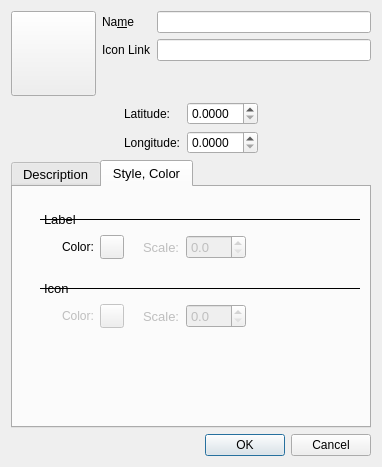
<?xml version="1.0" encoding="UTF-8"?>
<ui version="4.0">
 <class>UiEditTextAnnotationDialog</class>
 <widget class="QDialog" name="UiEditTextAnnotationDialog">
  <property name="geometry">
   <rect>
    <x>0</x>
    <y>0</y>
    <width>382</width>
    <height>467</height>
   </rect>
  </property>
  <property name="windowTitle">
   <string>Dialog</string>
  </property>
  <layout class="QFormLayout" name="formLayout_2">
   <item row="0" column="0">
    <layout class="QHBoxLayout" name="horizontalLayout_14">
     <item>
      <widget class="QPushButton" name="m_browseButton">
       <property name="sizePolicy">
        <sizepolicy hsizetype="Fixed" vsizetype="Fixed">
         <horstretch>0</horstretch>
         <verstretch>0</verstretch>
        </sizepolicy>
       </property>
       <property name="minimumSize">
        <size>
         <width>85</width>
         <height>85</height>
        </size>
       </property>
       <property name="maximumSize">
        <size>
         <width>85</width>
         <height>85</height>
        </size>
       </property>
       <property name="text">
        <string/>
       </property>
       <property name="iconSize">
        <size>
         <width>75</width>
         <height>75</height>
        </size>
       </property>
      </widget>
     </item>
    </layout>
   </item>
   <item row="0" column="1">
    <layout class="QFormLayout" name="formLayout">
     <item row="0" column="0">
      <widget class="QLabel" name="name_lbl">
       <property name="text">
        <string>Na&amp;me</string>
       </property>
       <property name="buddy">
        <cstring>m_name</cstring>
       </property>
      </widget>
     </item>
     <item row="0" column="1">
      <widget class="QLineEdit" name="m_name">
       <property name="sizePolicy">
        <sizepolicy hsizetype="MinimumExpanding" vsizetype="Fixed">
         <horstretch>0</horstretch>
         <verstretch>0</verstretch>
        </sizepolicy>
       </property>
      </widget>
     </item>
     <item row="3" column="1">
      <widget class="QLineEdit" name="m_link">
       <property name="sizePolicy">
        <sizepolicy hsizetype="MinimumExpanding" vsizetype="Fixed">
         <horstretch>0</horstretch>
         <verstretch>0</verstretch>
        </sizepolicy>
       </property>
      </widget>
     </item>
     <item row="3" column="0">
      <widget class="QLabel" name="link_lbl">
       <property name="text">
        <string>Icon Link</string>
       </property>
      </widget>
     </item>
    </layout>
   </item>
   <item row="1" column="0" colspan="2">
    <layout class="QHBoxLayout" name="horizontalLayout_7">
     <item>
      <layout class="QVBoxLayout" name="verticalLayout_2">
       <item>
        <spacer name="horizontalSpacer_8">
         <property name="orientation">
          <enum>Qt::Horizontal</enum>
         </property>
         <property name="sizeHint" stdset="0">
          <size>
           <width>88</width>
           <height>20</height>
          </size>
         </property>
        </spacer>
       </item>
       <item>
        <spacer name="horizontalSpacer_9">
         <property name="orientation">
          <enum>Qt::Horizontal</enum>
         </property>
         <property name="sizeHint" stdset="0">
          <size>
           <width>88</width>
           <height>20</height>
          </size>
         </property>
        </spacer>
       </item>
      </layout>
     </item>
     <item>
      <layout class="QGridLayout" name="gridLayout_2">
       <item row="0" column="0">
        <widget class="QLabel" name="label1">
         <property name="text">
          <string>Latitude:</string>
         </property>
        </widget>
       </item>
       <item row="0" column="1">
        <widget class="QDoubleSpinBox" name="m_latitude">
         <property name="decimals">
          <number>4</number>
         </property>
        </widget>
       </item>
       <item row="1" column="0">
        <widget class="QLabel" name="label2">
         <property name="text">
          <string>Longitude:</string>
         </property>
        </widget>
       </item>
       <item row="1" column="1">
        <widget class="QDoubleSpinBox" name="m_longitude">
         <property name="decimals">
          <number>4</number>
         </property>
        </widget>
       </item>
      </layout>
     </item>
     <item>
      <layout class="QVBoxLayout" name="verticalLayout">
       <item>
        <spacer name="horizontalSpacer_11">
         <property name="orientation">
          <enum>Qt::Horizontal</enum>
         </property>
         <property name="sizeHint" stdset="0">
          <size>
           <width>88</width>
           <height>20</height>
          </size>
         </property>
        </spacer>
       </item>
       <item>
        <spacer name="horizontalSpacer_10">
         <property name="orientation">
          <enum>Qt::Horizontal</enum>
         </property>
         <property name="sizeHint" stdset="0">
          <size>
           <width>88</width>
           <height>20</height>
          </size>
         </property>
        </spacer>
       </item>
      </layout>
     </item>
    </layout>
   </item>
   <item row="2" column="0" colspan="2">
    <widget class="QTabWidget" name="tabWidget">
     <property name="font">
      <font>
       <pointsize>10</pointsize>
      </font>
     </property>
     <property name="currentIndex">
      <number>1</number>
     </property>
     <widget class="QWidget" name="m_descriptionTab">
      <attribute name="title">
       <string>Description</string>
      </attribute>
      <layout class="QVBoxLayout" name="verticalLayout_4">
       <item>
        <widget class="QTextEdit" name="m_description"/>
       </item>
      </layout>
     </widget>
     <widget class="QWidget" name="style_color_tab">
      <attribute name="title">
       <string>Style, Color</string>
      </attribute>
      <layout class="QVBoxLayout" name="verticalLayout_3">
       <item>
        <spacer name="verticalSpacer">
         <property name="orientation">
          <enum>Qt::Vertical</enum>
         </property>
         <property name="sizeType">
          <enum>QSizePolicy::Fixed</enum>
         </property>
         <property name="sizeHint" stdset="0">
          <size>
           <width>308</width>
           <height>13</height>
          </size>
         </property>
        </spacer>
       </item>
       <item>
        <layout class="QHBoxLayout" name="horizontalLayout">
         <item>
          <spacer name="horizontalSpacer">
           <property name="orientation">
            <enum>Qt::Horizontal</enum>
           </property>
           <property name="sizeType">
            <enum>QSizePolicy::Fixed</enum>
           </property>
           <property name="sizeHint" stdset="0">
            <size>
             <width>18</width>
             <height>20</height>
            </size>
           </property>
          </spacer>
         </item>
         <item>
          <widget class="QLabel" name="label_3">
           <property name="frameShape">
            <enum>QFrame::HLine</enum>
           </property>
           <property name="text">
            <string>Label</string>
           </property>
          </widget>
         </item>
        </layout>
       </item>
       <item>
        <layout class="QHBoxLayout" name="horizontalLayout_4">
         <item>
          <spacer name="horizontalSpacer_2">
           <property name="orientation">
            <enum>Qt::Horizontal</enum>
           </property>
           <property name="sizeType">
            <enum>QSizePolicy::Fixed</enum>
           </property>
           <property name="sizeHint" stdset="0">
            <size>
             <width>40</width>
             <height>20</height>
            </size>
           </property>
          </spacer>
         </item>
         <item>
          <layout class="QHBoxLayout" name="horizontalLayout_2">
           <item>
            <widget class="QLabel" name="label_4">
             <property name="font">
              <font>
               <pointsize>9</pointsize>
              </font>
             </property>
             <property name="text">
              <string>Color:</string>
             </property>
            </widget>
           </item>
           <item>
            <widget class="QPushButton" name="m_labelButton">
             <property name="sizePolicy">
              <sizepolicy hsizetype="Minimum" vsizetype="Fixed">
               <horstretch>0</horstretch>
               <verstretch>0</verstretch>
              </sizepolicy>
             </property>
             <property name="maximumSize">
              <size>
               <width>24</width>
               <height>24</height>
              </size>
             </property>
             <property name="text">
              <string/>
             </property>
             <property name="iconSize">
              <size>
               <width>12</width>
               <height>12</height>
              </size>
             </property>
            </widget>
           </item>
          </layout>
         </item>
         <item>
          <spacer name="horizontalSpacer_3">
           <property name="orientation">
            <enum>Qt::Horizontal</enum>
           </property>
           <property name="sizeType">
            <enum>QSizePolicy::Fixed</enum>
           </property>
           <property name="sizeHint" stdset="0">
            <size>
             <width>13</width>
             <height>20</height>
            </size>
           </property>
          </spacer>
         </item>
         <item>
          <layout class="QHBoxLayout" name="horizontalLayout_3">
           <item>
            <widget class="QLabel" name="m_labelScaleField">
             <property name="enabled">
              <bool>false</bool>
             </property>
             <property name="text">
              <string>Scale:</string>
             </property>
            </widget>
           </item>
           <item>
            <widget class="QDoubleSpinBox" name="m_labelScale">
             <property name="enabled">
              <bool>false</bool>
             </property>
             <property name="decimals">
              <number>1</number>
             </property>
            </widget>
           </item>
          </layout>
         </item>
         <item>
          <spacer name="horizontalSpacer_4">
           <property name="orientation">
            <enum>Qt::Horizontal</enum>
           </property>
           <property name="sizeHint" stdset="0">
            <size>
             <width>78</width>
             <height>17</height>
            </size>
           </property>
          </spacer>
         </item>
        </layout>
       </item>
       <item>
        <spacer name="verticalSpacer_2">
         <property name="orientation">
          <enum>Qt::Vertical</enum>
         </property>
         <property name="sizeType">
          <enum>QSizePolicy::Fixed</enum>
         </property>
         <property name="sizeHint" stdset="0">
          <size>
           <width>308</width>
           <height>13</height>
          </size>
         </property>
        </spacer>
       </item>
       <item>
        <layout class="QHBoxLayout" name="horizontalLayout_5">
         <item>
          <spacer name="horizontalSpacer_5">
           <property name="orientation">
            <enum>Qt::Horizontal</enum>
           </property>
           <property name="sizeType">
            <enum>QSizePolicy::Fixed</enum>
           </property>
           <property name="sizeHint" stdset="0">
            <size>
             <width>18</width>
             <height>20</height>
            </size>
           </property>
          </spacer>
         </item>
         <item>
          <widget class="QLabel" name="label_6">
           <property name="frameShape">
            <enum>QFrame::HLine</enum>
           </property>
           <property name="text">
            <string>Icon</string>
           </property>
          </widget>
         </item>
        </layout>
       </item>
       <item>
        <layout class="QHBoxLayout" name="horizontalLayout_10">
         <item>
          <spacer name="horizontalSpacer_13">
           <property name="orientation">
            <enum>Qt::Horizontal</enum>
           </property>
           <property name="sizeType">
            <enum>QSizePolicy::Fixed</enum>
           </property>
           <property name="sizeHint" stdset="0">
            <size>
             <width>40</width>
             <height>20</height>
            </size>
           </property>
          </spacer>
         </item>
         <item>
          <layout class="QHBoxLayout" name="horizontalLayout_11">
           <item>
            <widget class="QLabel" name="m_iconColorField">
             <property name="enabled">
              <bool>false</bool>
             </property>
             <property name="font">
              <font>
               <pointsize>9</pointsize>
              </font>
             </property>
             <property name="text">
              <string>Color:</string>
             </property>
            </widget>
           </item>
           <item>
            <widget class="QPushButton" name="m_iconButton">
             <property name="enabled">
              <bool>false</bool>
             </property>
             <property name="sizePolicy">
              <sizepolicy hsizetype="Minimum" vsizetype="Fixed">
               <horstretch>0</horstretch>
               <verstretch>0</verstretch>
              </sizepolicy>
             </property>
             <property name="maximumSize">
              <size>
               <width>24</width>
               <height>24</height>
              </size>
             </property>
             <property name="text">
              <string/>
             </property>
             <property name="iconSize">
              <size>
               <width>12</width>
               <height>12</height>
              </size>
             </property>
            </widget>
           </item>
          </layout>
         </item>
         <item>
          <spacer name="horizontalSpacer_14">
           <property name="orientation">
            <enum>Qt::Horizontal</enum>
           </property>
           <property name="sizeType">
            <enum>QSizePolicy::Fixed</enum>
           </property>
           <property name="sizeHint" stdset="0">
            <size>
             <width>13</width>
             <height>20</height>
            </size>
           </property>
          </spacer>
         </item>
         <item>
          <layout class="QHBoxLayout" name="horizontalLayout_12">
           <item>
            <widget class="QLabel" name="m_iconScaleField">
             <property name="enabled">
              <bool>false</bool>
             </property>
             <property name="text">
              <string>Scale:</string>
             </property>
            </widget>
           </item>
           <item>
            <widget class="QDoubleSpinBox" name="m_iconScale">
             <property name="enabled">
              <bool>false</bool>
             </property>
             <property name="decimals">
              <number>1</number>
             </property>
            </widget>
           </item>
          </layout>
         </item>
         <item>
          <spacer name="horizontalSpacer_15">
           <property name="orientation">
            <enum>Qt::Horizontal</enum>
           </property>
           <property name="sizeHint" stdset="0">
            <size>
             <width>78</width>
             <height>17</height>
            </size>
           </property>
          </spacer>
         </item>
        </layout>
       </item>
       <item>
        <spacer name="verticalSpacer_3">
         <property name="orientation">
          <enum>Qt::Vertical</enum>
         </property>
         <property name="sizeHint" stdset="0">
          <size>
           <width>298</width>
           <height>44</height>
          </size>
         </property>
        </spacer>
       </item>
      </layout>
     </widget>
    </widget>
   </item>
   <item row="3" column="0" colspan="2">
    <widget class="QDialogButtonBox" name="buttonBox">
     <property name="orientation">
      <enum>Qt::Horizontal</enum>
     </property>
     <property name="standardButtons">
      <set>QDialogButtonBox::Cancel|QDialogButtonBox::Ok</set>
     </property>
    </widget>
   </item>
  </layout>
 </widget>
 <resources/>
 <connections>
  <connection>
   <sender>buttonBox</sender>
   <signal>accepted()</signal>
   <receiver>UiEditTextAnnotationDialog</receiver>
   <slot>accept()</slot>
   <hints>
    <hint type="sourcelabel">
     <x>249</x>
     <y>407</y>
    </hint>
    <hint type="destinationlabel">
     <x>157</x>
     <y>253</y>
    </hint>
   </hints>
  </connection>
  <connection>
   <sender>buttonBox</sender>
   <signal>rejected()</signal>
   <receiver>UiEditTextAnnotationDialog</receiver>
   <slot>reject()</slot>
   <hints>
    <hint type="sourcelabel">
     <x>249</x>
     <y>407</y>
    </hint>
    <hint type="destinationlabel">
     <x>244</x>
     <y>253</y>
    </hint>
   </hints>
  </connection>
 </connections>
</ui>
